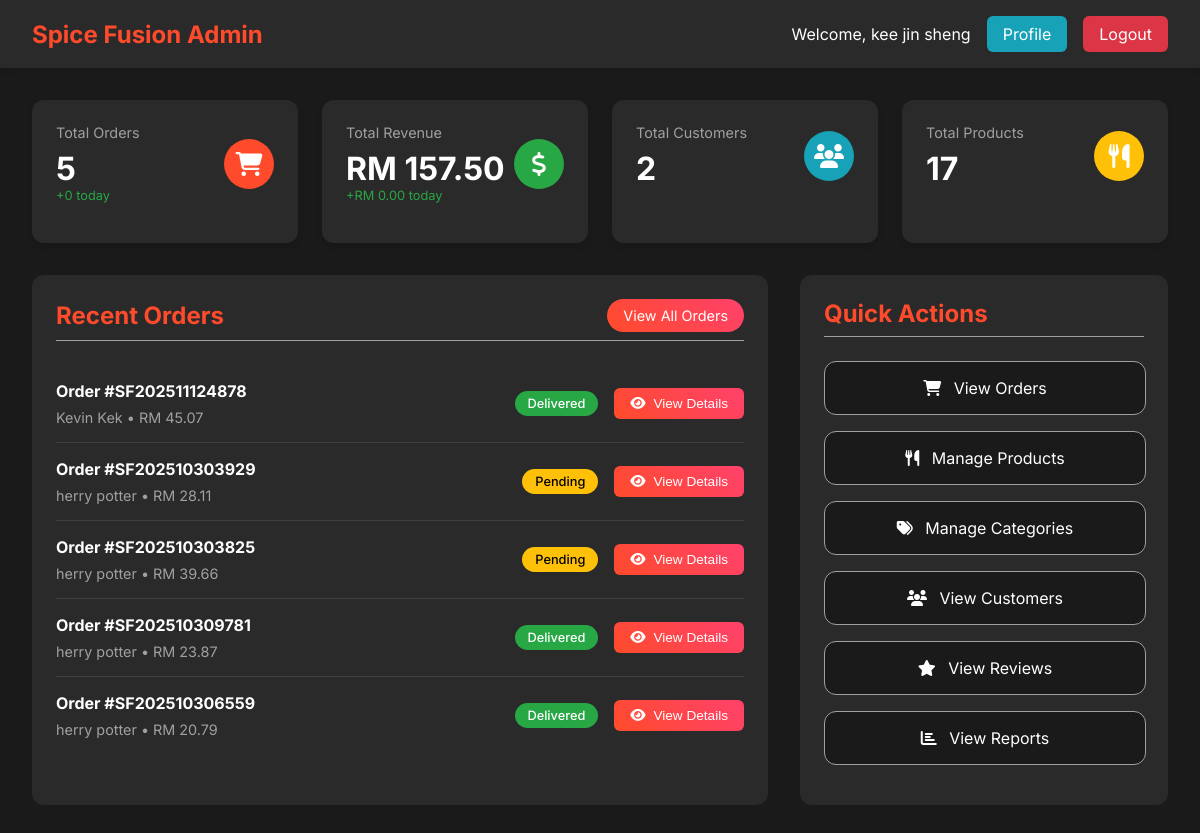
Page /admin/dashboard/dashboard.php (signed in) on the earlier database version.
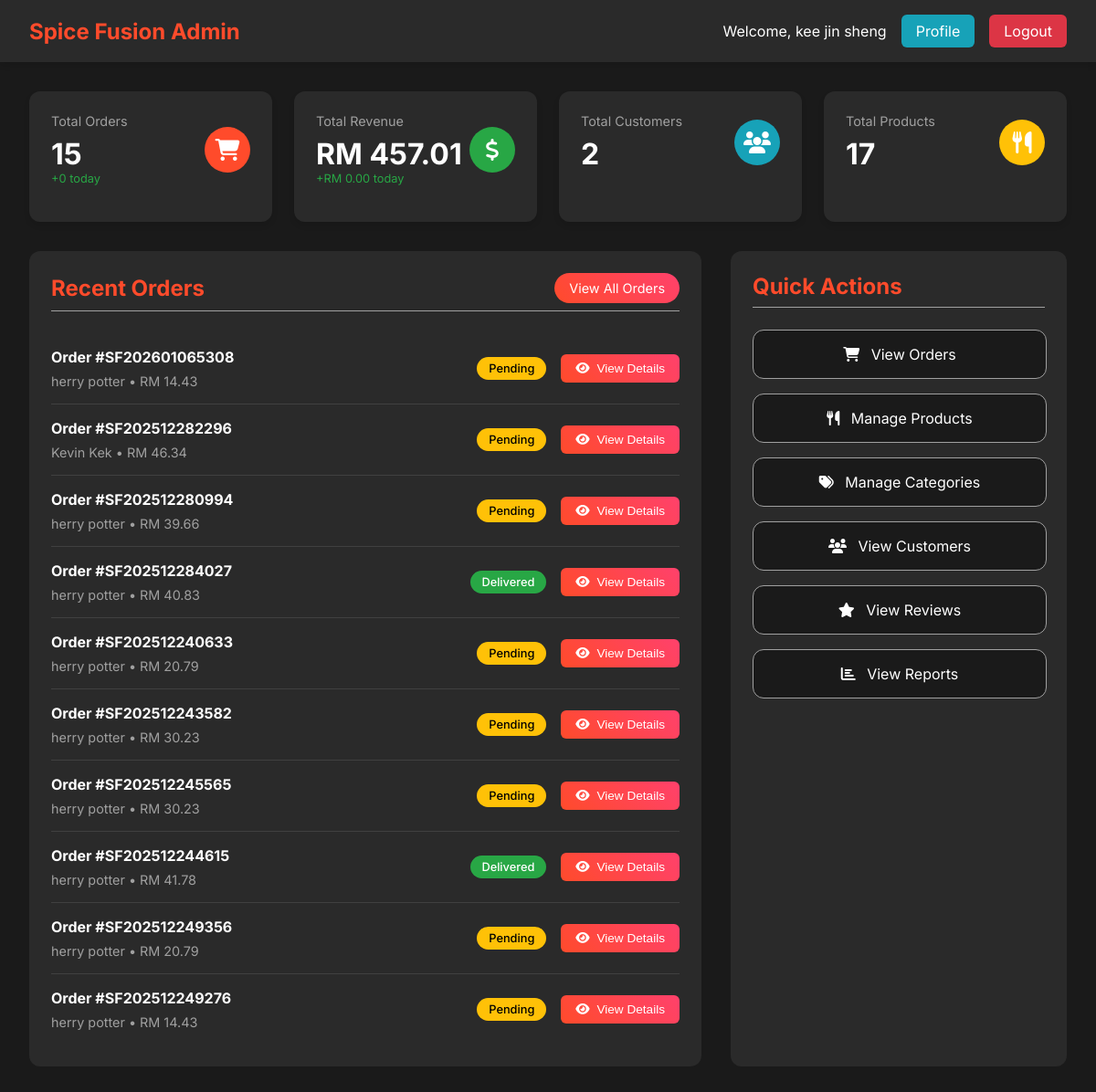
Same page on the later database version.
### tables this page shows
CREATE TABLE `order` (
  `order_id` int(11) NOT NULL,
  `user_id` int(11) NOT NULL,
  `address_id` int(11) DEFAULT NULL,
  `order_number` varchar(50) NOT NULL,
  `order_status` enum('Pending','Confirmed','Preparing','Ready','Out for Delivery','Delivered','Cancelled') DEFAULT 'Pending',
  `order_type` enum('Dine-in','Takeaway','Delivery') DEFAULT 'Delivery',
  `subtotal` decimal(10,2) NOT NULL,
  `tax_amount` decimal(10,2) DEFAULT 0.00,
  `delivery_fee` decimal(10,2) DEFAULT 0.00,
  `total_amount` decimal(10,2) NOT NULL,
  `special_instructions` text DEFAULT NULL,
  `estimated_delivery_time` timestamp NULL DEFAULT NULL,
  `actual_delivery_time` timestamp NULL DEFAULT NULL,
  `created_at` timestamp NOT NULL DEFAULT current_timestamp(),
  `updated_at` timestamp NOT NULL DEFAULT current_timestamp() ON UPDATE current_timestamp()
);

CREATE TABLE `user` (
  `user_id` int(11) NOT NULL,
  `username` varchar(50) NOT NULL,
  `email` varchar(100) NOT NULL,
  `password_hash` varchar(255) NOT NULL,
  `first_name` varchar(50) NOT NULL,
  `last_name` varchar(50) NOT NULL,
  `phone` varchar(20) DEFAULT NULL,
  `date_of_birth` date DEFAULT NULL,
  `gender` enum('Male','Female','Other') DEFAULT NULL,
  `profile_image` varchar(255) DEFAULT 'user.jpg',
  `is_active` tinyint(1) DEFAULT 1,
  `is_verified` tinyint(1) DEFAULT 0,
  `security_question_id` int(11) DEFAULT NULL,
  `security_answer_hash` varchar(255) DEFAULT NULL,
  `created_at` timestamp NOT NULL DEFAULT current_timestamp(),
  `updated_at` timestamp NOT NULL DEFAULT current_timestamp() ON UPDATE current_timestamp(),
  `reset_token` varchar(100) DEFAULT NULL,
  `token_expiry` datetime DEFAULT NULL
);

### admin/dashboard/dashboard.php (the view, shortened to what the changed rows need)
<?php
$pdo = getDBConnection();
$stats = [];
$stmt = $pdo->prepare("SELECT COUNT(*) FROM `order`");
$stmt->execute();
$stats['total_orders'] = $stmt->fetchColumn();
$stmt = $pdo->prepare("SELECT COUNT(*) FROM `order` WHERE order_status = 'Pending'");
$stmt->execute();
$stats['pending_orders'] = $stmt->fetchColumn();
$stmt = $pdo->prepare("SELECT SUM(total_amount) FROM `order` WHERE order_status != 'Cancelled'");
$stmt->execute();
$stats['total_revenue'] = $stmt->fetchColumn() ?: 0;
$stmt = $pdo->prepare("SELECT COUNT(*) FROM user WHERE is_active = 1");
$stmt->execute();
$stats['total_customers'] = $stmt->fetchColumn();
$stmt = $pdo->prepare("SELECT COUNT(*) FROM product WHERE is_available = 1");
$stmt->execute();
$stats['total_products'] = $stmt->fetchColumn();
$stmt = $pdo->prepare("
    SELECT o.*, u.first_name, u.last_name, u.email
    FROM `order` o
    JOIN user u ON o.user_id = u.user_id
    ORDER BY o.created_at DESC
    LIMIT 10
");
$stmt->execute();
$recent_orders = $stmt->fetchAll();
$stmt = $pdo->prepare("
    SELECT COUNT(*) FROM `order`
    WHERE DATE(created_at) = CURDATE()
");
$stmt->execute();
$today_orders = $stmt->fetchColumn();
$stmt = $pdo->prepare("
    SELECT SUM(total_amount) FROM `order`
    WHERE DATE(created_at) = CURDATE() AND order_status != 'Cancelled'
");
$stmt->execute();
$today_revenue = $stmt->fetchColumn() ?: 0;
?>
<!DOCTYPE html>
<html lang="en">
<head>
    <link rel="stylesheet" href="https://cdnjs.cloudflare.com/ajax/libs/font-awesome/6.4.0/css/all.min.css" />
</head>
<body>
    <div class="admin-header">
        <div class="header-content">
            <div class="logo">
                <h1>Spice Fusion Admin</h1>
            </div>
        </div>
    </div>
    <div class="dashboard-container">
        <div class="stats-grid">
            <div class="stat-card">
                <div class="stat-header">
                    <div>
                        <div class="stat-title">Total Orders</div>
                        <div class="stat-value"><?php echo number_format($stats['total_orders']); ?></div>
                        <div class="stat-change">+<?php echo $today_orders; ?> today</div>
                    </div>
                </div>
            </div>
            <div class="stat-card">
                <div class="stat-header">
                    <div>
                        <div class="stat-title">Total Revenue</div>
                        <div class="stat-value">RM <?php echo number_format($stats['total_revenue'], 2); ?></div>
                        <div class="stat-change">+RM <?php echo number_format($today_revenue, 2); ?> today</div>
                    </div>
                </div>
            </div>
        </div>
        <div class="content-grid">
            <div class="recent-orders">
                <div class="section-header">
                    <h2>Recent Orders</h2>
                </div>
                <?php if (empty($recent_orders)): ?>
                    <p>No orders found.</p>
                <?php else: ?>
                    <?php foreach ($recent_orders as $order): ?>
                        <div class="order-item">
                            <div class="order-info">
                                <h4>Order #<?php echo htmlspecialchars($order['order_number']); ?></h4>
                                <p><?php echo htmlspecialchars($order['first_name'] . ' ' . $order['last_name']); ?> • RM <?php echo number_format($order['total_amount'], 2); ?></p>
                            </div>
                            <div class="order-actions">
                                <div class="order-status status-<?php echo strtolower($order['order_status']); ?>">
                                    <?php echo htmlspecialchars($order['order_status']); ?>
                                </div>
                                <button class="view-details-btn" onclick="openOrderModal(<?php echo $order['order_id']; ?>)">
                                    <i class="fas fa-eye"></i> View Details
                                </button>
                            </div>
                        </div>
                    <?php endforeach; ?>
                <?php endif; ?>
            </div>
            <div class="quick-actions">
                <div class="section-header">
                    <h2>Quick Actions</h2>
                </div>
            </div>
        </div>
    </div>
</body>
</html>

Differences in the rows shown:
no longer on this page (row unchanged): order: order_id "5", order_number "SF202511124878", user.last_name "Kevin Kek", total_amount "45.07", order_status "Delivered"
no longer on this page (row unchanged): order: order_number "SF202510303929", user.last_name "herry potter", total_amount "28.11", order_status "Pending"
no longer on this page (row unchanged): order: order_number "SF202510303825", user.last_name "herry potter", total_amount "39.66", order_status "Pending"
no longer on this page (row unchanged): order: order_number "SF202510309781", user.last_name "herry potter", total_amount "23.87", order_status "Delivered"
no longer on this page (row unchanged): order: order_number "SF202510306559", user.last_name "herry potter", total_amount "20.79", order_status "Delivered"
added order: order_number "SF202601065308", user.last_name "herry potter", total_amount "14.43", order_status "Pending"
added order: order_number "SF202512282296", user.last_name "Kevin Kek", total_amount "46.34", order_status "Pending"
added order: order_number "SF202512280994", user.last_name "herry potter", total_amount "39.66", order_status "Pending"
added order: order_number "SF202512284027", user.last_name "herry potter", total_amount "40.83", order_status "Delivered"
added order: order_number "SF202512240633", user.last_name "herry potter", total_amount "20.79", order_status "Pending"
added order: order_number "SF202512243582", user.last_name "herry potter", total_amount "30.23", order_status "Pending"
added order: order_number "SF202512245565", user.last_name "herry potter", total_amount "30.23", order_status "Pending"
added order: order_number "SF202512244615", user.last_name "herry potter", total_amount "41.78", order_status "Delivered"
added order: order_number "SF202512249356", user.last_name "herry potter", total_amount "20.79", order_status "Pending"
added order: order_number "SF202512249276", user.last_name "herry potter", total_amount "14.43", order_status "Pending"
Other differences:
$stats['total_orders']: (not shown) → "15"
$stats['total_revenue']: "157.50" → "457.01"
